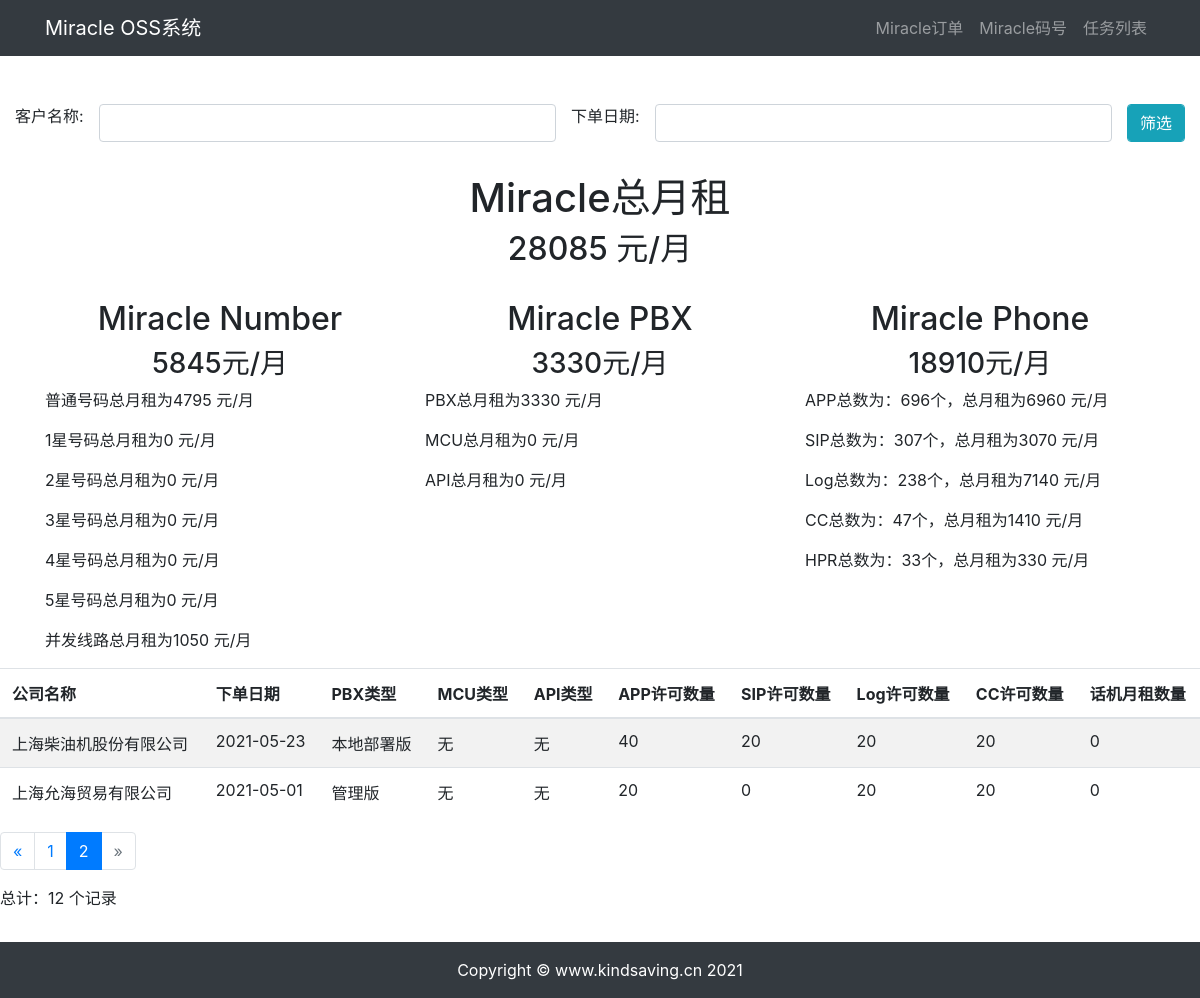
The app's page /Miracle/MiracleOrders/?page=2 with its own data.
### Miracle/models.py (models this page shows)
class MiracleOrders(models.Model):
    CustomerName = models.CharField(max_length=40, verbose_name='客户名称')
    OrderDate = models.DateTimeField(verbose_name='下单时间')
    Number_0 = models.IntegerField(default=0, verbose_name='普通号码数')
    Number_1 = models.IntegerField(default=0, verbose_name='1星号码数')
    Number_2 = models.IntegerField(default=0, verbose_name='2星号码数')
    Number_3 = models.IntegerField(default=0, verbose_name='3星号码数')
    Number_4 = models.IntegerField(default=0, verbose_name='4星号码数')
    Number_5 = models.IntegerField(default=0, verbose_name='5星号码数')
    Line_Number = models.IntegerField(default=0, verbose_name='并发数')
    PBX_Type = models.CharField(max_length=10, verbose_name='交换机类型')
    MCU_Type = models.CharField(max_length=10, verbose_name='多方通话许可')
    API_Type = models.CharField(max_length=10, verbose_name='API许可')
    APP_Number = models.IntegerField(verbose_name='APP许可数')
    SIP_Number = models.IntegerField(verbose_name='SIP许可数')
    Log_Number = models.IntegerField(verbose_name='录音许可数')
    CC_Number = models.IntegerField(verbose_name='轻客服许可数')
    HPR_Number = models.IntegerField(default=0, verbose_name='话机月租数量')  # 话机月租统一10元/月，WiFi话机，看长线
    class Meta:
        verbose_name_plural = 'Miracle月租'

### Miracle/views.py (the view)
# urls.py: path('Miracle/MiracleOrders/', MiracleViews.MiracleOrder_search, name='MiracleOrders_search')
def MiracleOrder_search(request):
    f = MiracleOrderFilter(request.GET,queryset=MiracleOrders.objects.all().order_by('-OrderDate'))
    paginator = Paginator(f.qs, 10)
    page = request.GET.get('page')
    page_obj = paginator.get_page(page)
    contexts = {'page_obj': page_obj, 'paginator': paginator,
               'is_paginated': True, 'filter': f, }
    contexts['PBX_Sum'] = 0
    contexts['MCU_Sum'] = 0
    contexts['API_Sum'] = 0
    contexts['Number_0_Sum']=f.qs.aggregate(Number_0_Sum=Sum('Number_0'))
    contexts['Number_1_Sum'] = f.qs.aggregate(Number_1_Sum=Sum('Number_1'))
    contexts['Number_2_Sum'] = f.qs.aggregate(Number_2_Sum=Sum('Number_2'))
    contexts['Number_3_Sum'] = f.qs.aggregate(Number_3_Sum=Sum('Number_3'))
    contexts['Number_4_Sum'] = f.qs.aggregate(Number_4_Sum=Sum('Number_4'))
    contexts['Number_5_Sum'] = f.qs.aggregate(Number_5_Sum=Sum('Number_5'))
    contexts['Line_Number_Sum'] = f.qs.aggregate(Line_Number_Sum=Sum('Line_Number'))
    contexts['Number_Total']=f.qs.aggregate(Number_Total=Sum('Number_0')*35+Sum('Number_1')*100+Sum('Number_2')*200+Sum('Number_3')*500+Sum('Number_4')*2000+Sum('Number_5')*5000+Sum('Line_Number')*35)
    for i in f.qs.values('PBX_Type'):
        if i['PBX_Type'] == '免费版':
            contexts['PBX_Sum'] = contexts['PBX_Sum']+0
        elif i['PBX_Type'] == '查询版':
            contexts['PBX_Sum'] = contexts['PBX_Sum'] + 30
        elif i['PBX_Type'] == '管理版':
            contexts['PBX_Sum'] = contexts['PBX_Sum'] + 300
        elif i['PBX_Type'] == '本地部署版':
            contexts['PBX_Sum'] = contexts['PBX_Sum'] + 1200
        else:
            print('交换机版本设置有误，目前只有免费版、查询版、管理版、本地部署版')
    for i in f.qs.values('MCU_Type'):
        if i['MCU_Type'] == '无':
            contexts['MCU_Sum'] = contexts['MCU_Sum']+0
        elif i['MCU_Type'] == '有':
            contexts['MCU_Sum'] = contexts['MCU_Sum']+300
        else:
            print('MCU设置有误，目前只有有和无')
    for i in f.qs.values('API_Type'):
        if i['API_Type'] == '无':
            contexts['API_Sum'] = contexts['API_Sum']+0
        elif i['API_Type'] == '有':
            contexts['API_Sum'] = contexts['API_Sum']+1000
        else:
            print('API设置有误，目前只有有和无')
    contexts['APP_Sum']=f.qs.aggregate(APP_Sum=Sum('APP_Number'))
    contexts['SIP_Sum'] = f.qs.aggregate(SIP_Sum=Sum('SIP_Number'))
    contexts['Log_Sum'] = f.qs.aggregate(Log_Sum=Sum('Log_Number'))
    contexts['CC_Sum'] = f.qs.aggregate(CC_Sum=Sum('CC_Number'))
    contexts['HPR_Sum'] = f.qs.aggregate(HPR_Sum=Sum('HPR_Number'))
    contexts['Total']=f.qs.aggregate(Total=Sum('APP_Number')*10+Sum('SIP_Number')*10+Sum('Log_Number')*30+Sum('CC_Number')*30+Sum('HPR_Number')*10)
    return render(request,'MiracleOrder_filter.html',contexts)

### Miracle/templates/MiracleOrder_filter.html (shortened to what this page needs)
{% extends "base.html" %}
{% block content %}
{% load widget_tweaks %}
{% block js %}
<link rel="stylesheet" href="https://cdnjs.cloudflare.com/ajax/libs/jquery-datetimepicker/2.5.20/jquery.datetimepicker.min.css" />
{% endblock %}
<br>
<br>
<div class="well justify-content-center">
    <form action="" role="search" method="get">
        <div class="input-group col-md-12 align-self-center">
    {% with form=filter.form %}
            {% for field in form.visible_fields %}
            <div ,class="form-group col align-self-center">
                {{ field.label_tag }}
            </div>
            <div class="form-group col align-self-center">
                  {% render_field field class="form-control" %}
            </div>
    {% endfor %}
           <span class="input-group-btn">
                <button class="btn btn-info form-control" type="submit" value="submit">筛选</button>
            </span>
        </div>
    {% endwith %}
    </form>
</div>
<div class="container">
    <div  class="row text-center">
        <div class="col">
        <h1 >Miracle总月租</h1>
        <h2>{{Total.Total|add:PBX_Sum|add:MCU_Sum|add:API_Sum|add:Number_Total.Number_Total}} 元/月</h2>
        <br>
        </div>
    </div>
    <div class="row text-center">
        <div class="col">
            <h2>Miracle Number</h2>
            <h3>{{Number_Total.Number_Total}}元/月</h3>
            <div class="text-left">
                <p>普通号码总月租为{% widthratio Number_0_Sum.Number_0_Sum 1 35%} 元/月</p>
                <p>1星号码总月租为{% widthratio Number_1_Sum.Number_1_Sum 1 100%} 元/月</p>
                <p>2星号码总月租为{% widthratio Number_2_Sum.Number_2_Sum 1 200%} 元/月</p>
                <p>3星号码总月租为{% widthratio Number_3_Sum.Number_3_Sum 1 500%} 元/月</p>
                <p>4星号码总月租为{% widthratio Number_4_Sum.Number_4_Sum 1 2000%} 元/月</p>
                <p>5星号码总月租为{% widthratio Number_5_Sum.Number_5_Sum 1 5000%} 元/月</p>
                <p>并发线路总月租为{% widthratio Line_Number_Sum.Line_Number_Sum 1 35%} 元/月</p>
            </div>
        </div>
        <div class="col">
            <h2>Miracle PBX</h2>
            <h3>{{PBX_Sum|add:MCU_Sum|add:API_Sum}}元/月</h3>
            <div class="text-left">
                <p>PBX总月租为{{PBX_Sum}} 元/月</p>
                <p>MCU总月租为{{MCU_Sum}} 元/月</p>
                <p>API总月租为{{API_Sum}} 元/月</p>
            </div>
        </div>
        <div class="col">
            <h2>Miracle Phone</h2>
            <h3>{{Total.Total}}元/月</h3>
            <div class="text-left">
                <p>APP总数为：{{APP_Sum.APP_Sum}}个，总月租为{% widthratio APP_Sum.APP_Sum 1 10%} 元/月</p>
                <p>SIP总数为：{{SIP_Sum.SIP_Sum}}个，总月租为{% widthratio SIP_Sum.SIP_Sum 1 10%} 元/月</p>
                <p>Log总数为：{{Log_Sum.Log_Sum}}个，总月租为{% widthratio Log_Sum.Log_Sum 1 30%} 元/月</p>
                <p>CC总数为：{{CC_Sum.CC_Sum}}个，总月租为{% widthratio CC_Sum.CC_Sum 1 30%} 元/月</p>
                <p>HPR总数为：{{HPR_Sum.HPR_Sum}}个，总月租为{% widthratio HPR_Sum.HPR_Sum 1 10%} 元/月</p>
            </div>
        </div>
    </div>
</div>
{% if is_paginated %}
<table class="table table-striped">
    <thead>
        <tr>
            <th>公司名称</th>
            <th>下单日期</th>
            <th>PBX类型</th>
            <th>MCU类型</th>
            <th>API类型</th>
            <th>APP许可数量</th>
            <th>SIP许可数量</th>
            <th>Log许可数量</th>
            <th>CC许可数量</th>
            <th>话机月租数量</th>
        </tr>
    </thead>
    <tbody>
{% for Order in page_obj %}
        <tr>
            <td>
{{ Order.CustomerName }}
            </td>
            <td>
{{ Order.OrderDate | date:"Y-m-d"}}
            </td>
            <td>
{{ Order.PBX_Type }}
            </td>
            <td>
{{ Order.MCU_Type }}
            </td>
            <td>
{{ Order.API_Type }}
            </td>
            <td>
{{ Order.APP_Number }}
            </td>
            <td>
{{ Order.SIP_Number }}
            </td>
            <td>
{{ Order.Log_Number }}
            </td>
            <td>
{{ Order.CC_Number }}
            </td>
            <td>
{{ Order.HPR_Number }}
            </td>
{% endfor %}
        </tr>
    </tbody>
</table>
{% else %}
<p>There are no Orders yet.</p>
{% endif %}
{% if is_paginated %}
     <ul class="pagination">
{% if page_obj.has_previous %}
         <li class="page-item"><a class="page-link" href="?page={{page_obj.previous_page_number}}">&laquo;</a></li>
{% else %}
         <li class="page-item disabled"><span class="page-link">&laquo;</span></li>
{% endif %}
         {% for i in paginator.page_range %}
         {% if page_obj.number == i %}
         <li class="page-item active"><span class="page-link"> {{ i }} <span class="sr-only">(current)</span></span></li>
{% else %}
               <li class="page-item"><a class="page-link" href="?page={{ i }}">{{ i }}</a></li>
{% endif %}
         {% endfor %}
         {% if page_obj.has_next %}
         <li class="page-item"><a class="page-link" href="?page={{ page_obj.next_page_number }}">&raquo;</a></li>
{% else %}
         <li class="page-item disabled"><span class="page-link">&raquo;</span></li>
{% endif %}
     </ul>
{% endif %}
<p>总计：{{filter.qs.count}} 个记录</p>
{% endblock content %}

### records on screen
MiracleOrders: CustomerName "上海柴油机股份有限公司", OrderDate "2021-05-23", PBX_Type "本地部署版", MCU_Type "无", API_Type "无", APP_Number "40", SIP_Number "20", Log_Number "20", CC_Number "20", HPR_Number "0"
MiracleOrders: CustomerName "上海允海贸易有限公司", OrderDate "2021-05-01", PBX_Type "管理版", MCU_Type "无", API_Type "无", APP_Number "20", SIP_Number "0", Log_Number "20", CC_Number "20", HPR_Number "0"

### other values on screen
{{ field.label_tag }} "客户名称:" "下单日期:"
{{ Number_Total.Number_Total }} "5845"
{{ PBX_Sum|add:MCU_Sum|add:API_Sum }} "3330"
{{ PBX_Sum }} "3330"
{{ MCU_Sum }} "0"
{{ API_Sum }} "0"
{{ Total.Total }} "18910"
{{ APP_Sum.APP_Sum }} "696"
{{ SIP_Sum.SIP_Sum }} "307"
{{ Log_Sum.Log_Sum }} "238"
{{ CC_Sum.CC_Sum }} "47"
{{ HPR_Sum.HPR_Sum }} "33"
{{ i }} "1"
{{ i }} "2"
{{ filter.qs.count }} "12"
